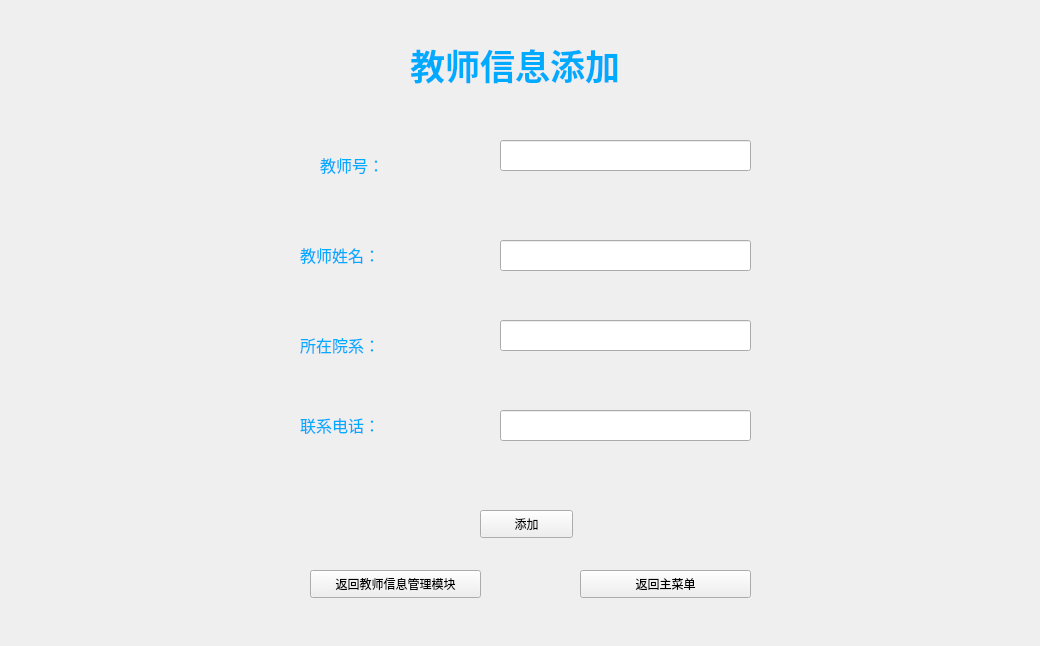
<?xml version="1.0" encoding="UTF-8"?>
<ui version="4.0">
 <class>Teacher_add</class>
 <widget class="QWidget" name="Teacher_add">
  <property name="geometry">
   <rect>
    <x>0</x>
    <y>0</y>
    <width>1040</width>
    <height>646</height>
   </rect>
  </property>
  <property name="windowTitle">
   <string>教师信息添加</string>
  </property>
  <property name="styleSheet">
   <string notr="true">background-image: url(:D:/PyQt/2.png);</string>
  </property>
  <widget class="QLabel" name="label">
   <property name="geometry">
    <rect>
     <x>410</x>
     <y>0</y>
     <width>661</width>
     <height>131</height>
    </rect>
   </property>
   <property name="text">
    <string>&lt;html&gt;&lt;head/&gt;&lt;body&gt;&lt;p&gt;&lt;span style=&quot; font-size:26pt; font-weight:600; color:#00aaff;&quot;&gt;教师信息添加&lt;/span&gt;&lt;/p&gt;&lt;/body&gt;&lt;/html&gt;</string>
   </property>
  </widget>
  <widget class="QLabel" name="label_2">
   <property name="geometry">
    <rect>
     <x>320</x>
     <y>140</y>
     <width>211</width>
     <height>51</height>
    </rect>
   </property>
   <property name="text">
    <string>&lt;html&gt;&lt;head/&gt;&lt;body&gt;&lt;p&gt;&lt;span style=&quot; font-size:12pt; color:#00aaff;&quot;&gt;教师号：&lt;/span&gt;&lt;/p&gt;&lt;/body&gt;&lt;/html&gt;</string>
   </property>
  </widget>
  <widget class="QLineEdit" name="lineEdit">
   <property name="geometry">
    <rect>
     <x>500</x>
     <y>140</y>
     <width>251</width>
     <height>31</height>
    </rect>
   </property>
   <property name="text">
    <string/>
   </property>
  </widget>
  <widget class="QLabel" name="label_3">
   <property name="geometry">
    <rect>
     <x>300</x>
     <y>230</y>
     <width>211</width>
     <height>51</height>
    </rect>
   </property>
   <property name="text">
    <string>&lt;html&gt;&lt;head/&gt;&lt;body&gt;&lt;p&gt;&lt;span style=&quot; font-size:12pt; color:#00aaff;&quot;&gt;教师姓名：&lt;/span&gt;&lt;/p&gt;&lt;/body&gt;&lt;/html&gt;</string>
   </property>
  </widget>
  <widget class="QPushButton" name="pushButton">
   <property name="geometry">
    <rect>
     <x>480</x>
     <y>510</y>
     <width>93</width>
     <height>28</height>
    </rect>
   </property>
   <property name="text">
    <string>添加</string>
   </property>
  </widget>
  <widget class="QPushButton" name="pushButton_2">
   <property name="geometry">
    <rect>
     <x>310</x>
     <y>570</y>
     <width>171</width>
     <height>28</height>
    </rect>
   </property>
   <property name="text">
    <string>返回教师信息管理模块</string>
   </property>
  </widget>
  <widget class="QPushButton" name="pushButton_3">
   <property name="geometry">
    <rect>
     <x>580</x>
     <y>570</y>
     <width>171</width>
     <height>28</height>
    </rect>
   </property>
   <property name="text">
    <string>返回主菜单</string>
   </property>
  </widget>
  <widget class="QLabel" name="label_4">
   <property name="geometry">
    <rect>
     <x>300</x>
     <y>320</y>
     <width>211</width>
     <height>51</height>
    </rect>
   </property>
   <property name="text">
    <string>&lt;html&gt;&lt;head/&gt;&lt;body&gt;&lt;p&gt;&lt;span style=&quot; font-size:12pt; color:#00aaff;&quot;&gt;所在院系：&lt;/span&gt;&lt;/p&gt;&lt;/body&gt;&lt;/html&gt;</string>
   </property>
  </widget>
  <widget class="QLabel" name="label_5">
   <property name="geometry">
    <rect>
     <x>300</x>
     <y>400</y>
     <width>211</width>
     <height>51</height>
    </rect>
   </property>
   <property name="text">
    <string>&lt;html&gt;&lt;head/&gt;&lt;body&gt;&lt;p&gt;&lt;span style=&quot; font-size:12pt; color:#00aaff;&quot;&gt;联系电话：&lt;/span&gt;&lt;/p&gt;&lt;/body&gt;&lt;/html&gt;</string>
   </property>
  </widget>
  <widget class="QLineEdit" name="lineEdit_2">
   <property name="geometry">
    <rect>
     <x>500</x>
     <y>240</y>
     <width>251</width>
     <height>31</height>
    </rect>
   </property>
   <property name="text">
    <string/>
   </property>
  </widget>
  <widget class="QLineEdit" name="lineEdit_3">
   <property name="geometry">
    <rect>
     <x>500</x>
     <y>320</y>
     <width>251</width>
     <height>31</height>
    </rect>
   </property>
   <property name="text">
    <string/>
   </property>
  </widget>
  <widget class="QLineEdit" name="lineEdit_4">
   <property name="geometry">
    <rect>
     <x>500</x>
     <y>410</y>
     <width>251</width>
     <height>31</height>
    </rect>
   </property>
   <property name="text">
    <string/>
   </property>
  </widget>
 </widget>
 <resources/>
 <connections/>
</ui>
